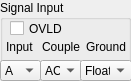
  <widget class="QGroupBox" name="groupBox_3">
   <property name="geometry">
    <rect>
     <x>10</x>
     <y>120</y>
     <width>131</width>
     <height>81</height>
    </rect>
   </property>
   <property name="title">
    <string>Signal Input</string>
   </property>
   <widget class="QWidget" name="verticalLayoutWidget">
    <property name="geometry">
     <rect>
      <x>0</x>
      <y>40</y>
      <width>41</width>
      <height>41</height>
     </rect>
    </property>
    <layout class="QVBoxLayout" name="verticalLayout">
     <item alignment="Qt::AlignHCenter">
      <widget class="QLabel" name="label">
       <property name="text">
        <string>Input</string>
       </property>
      </widget>
     </item>
     <item alignment="Qt::AlignHCenter">
      <widget class="QComboBox" name="input">
       <item>
        <property name="text">
         <string>A</string>
        </property>
       </item>
       <item>
        <property name="text">
         <string>A-B</string>
        </property>
       </item>
       <item>
        <property name="text">
         <string>I(10^6)</string>
        </property>
       </item>
       <item>
        <property name="text">
         <string>I(10^8)</string>
        </property>
       </item>
      </widget>
     </item>
    </layout>
   </widget>
   <widget class="QWidget" name="verticalLayoutWidget_2">
    <property name="geometry">
     <rect>
      <x>40</x>
      <y>40</y>
      <width>42</width>
      <height>41</height>
     </rect>
    </property>
    <layout class="QVBoxLayout" name="verticalLayout_2">
     <item alignment="Qt::AlignHCenter">
      <widget class="QLabel" name="label_2">
       <property name="text">
        <string>Couple</string>
       </property>
      </widget>
     </item>
     <item alignment="Qt::AlignHCenter">
      <widget class="QComboBox" name="coupling">
       <item>
        <property name="text">
         <string>AC</string>
        </property>
       </item>
       <item>
        <property name="text">
         <string>DC</string>
        </property>
       </item>
      </widget>
     </item>
    </layout>
   </widget>
   <widget class="QWidget" name="verticalLayoutWidget_3">
    <property name="geometry">
     <rect>
      <x>80</x>
      <y>40</y>
      <width>52</width>
      <height>41</height>
     </rect>
    </property>
    <layout class="QVBoxLayout" name="verticalLayout_3">
     <item alignment="Qt::AlignHCenter">
      <widget class="QLabel" name="label_3">
       <property name="text">
        <string>Ground</string>
       </property>
      </widget>
     </item>
     <item alignment="Qt::AlignHCenter">
      <widget class="QComboBox" name="ground">
       <property name="minimumSize">
        <size>
         <width>50</width>
         <height>0</height>
        </size>
       </property>
       <item>
        <property name="text">
         <string>Float</string>
        </property>
       </item>
       <item>
        <property name="text">
         <string>Ground</string>
        </property>
       </item>
      </widget>
     </item>
    </layout>
   </widget>
   <widget class="QCheckBox" name="ovldcheck">
    <property name="geometry">
     <rect>
      <x>10</x>
      <y>20</y>
      <width>70</width>
      <height>17</height>
     </rect>
    </property>
    <property name="text">
     <string>OVLD</string>
    </property>
   </widget>
  </widget>
